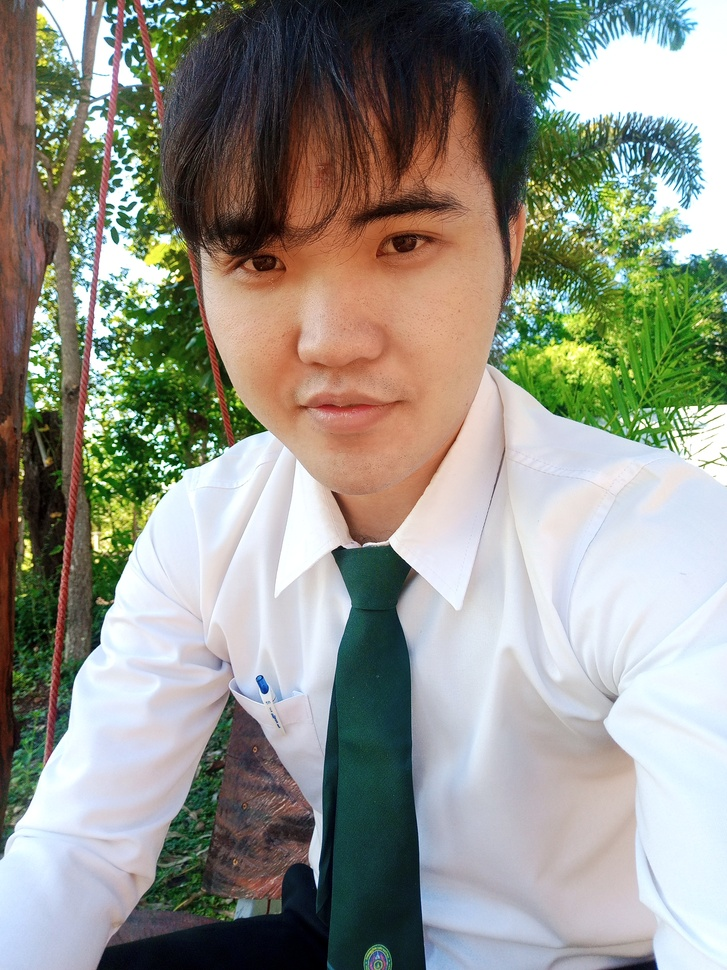
#> input picture FOBI_File/Fobi/koe.jpg, 727 x 970 px, shrunk from 2448 x 3264 before the run, given in place of the camera
$ python SkinDetection.py
#> lines starting #> are read from the running program, lines starting #| are printed output that depends on the picture; after the words box and inside, x2 and y2 are one past the last pixel; in counts of white or black regions, pixels touching at a corner belong together
import cv2
import numpy as np


cap = cv2.VideoCapture(0)
while 1:
    ret,frame = cap.read()
#> frame is the input picture: shape (970, 727, 3); mean B, G, R 136.8, 147.2, 146.1
    hsv = cv2.cvtColor(frame,cv2.COLOR_BGR2HSV)
#> hsv: shape (970, 727, 3); mean H, S, V 71.7, 80.4, 162.8
    lower_blue = np.array([0,42,82])
    upper_blue = np.array([24,255,255])


    mask = cv2.inRange(hsv,lower_blue,upper_blue)
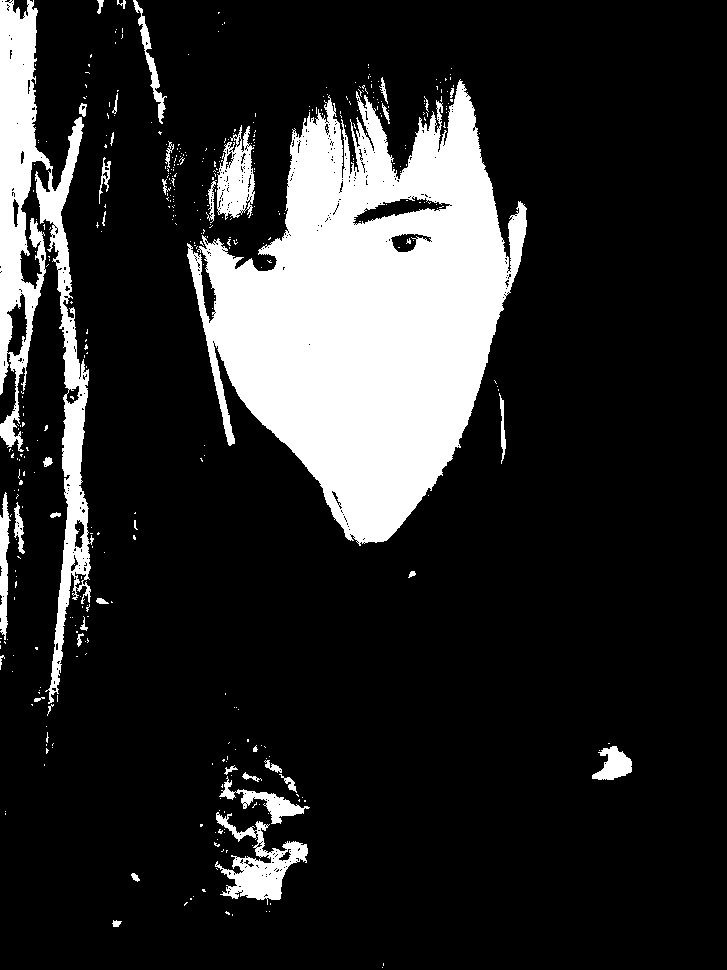
#> mask: shape (970, 727); 17% white; 421 white regions (380 under 20 px)
    contours,_ = cv2.findContours(mask, cv2.RETR_TREE,cv2.CHAIN_APPROX_NONE)
#> contours = 984 contours, 925 with area under 20; largest, box (x1, y1, x2, y2) and area: (187, 79, 527, 546) 87135, (0, 0, 94, 704) 20704, (215, 812, 308, 905) 2998, (217, 125, 255, 220) 2270, (352, 196, 451, 225) 1125
    for c in contours:
            if cv2.contourArea(c) <=500 :
                continue
            x,y,w,h = cv2.boundingRect(c)
            cv2.rectangle(frame, (x, y), (x + w, y + h), (100, 188,255), 1)
#> this loop made 984 passes
#> c on passes 1, 2, 4: [[382, 967]], [[383, 963], [383, 964], [383, 965], [383, 964]], [[232, 914], [232, 915]]
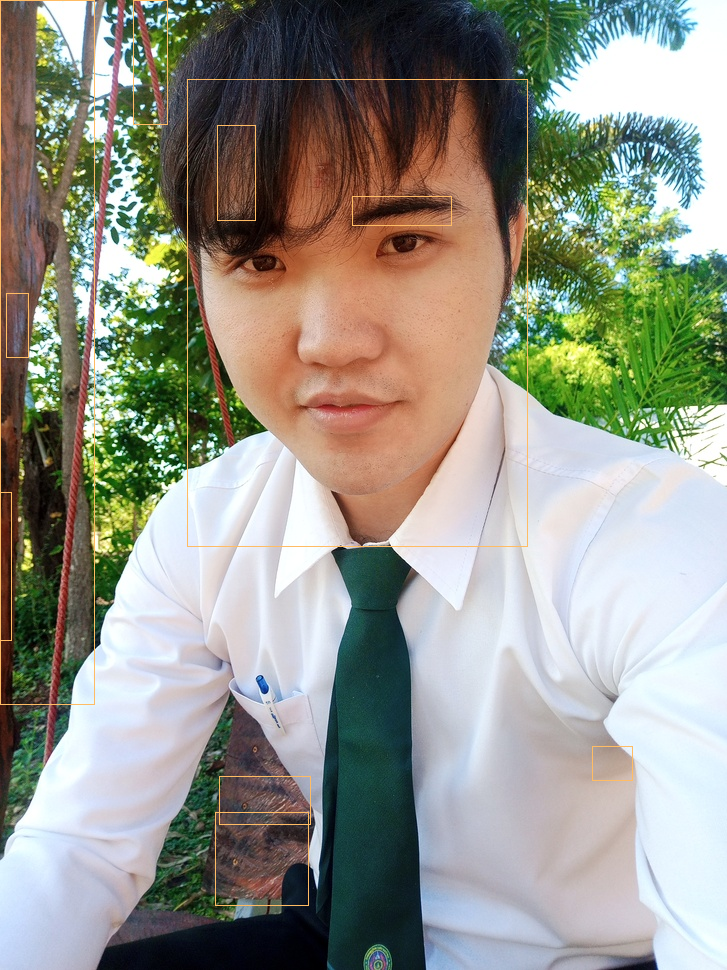
#> frame: shape (970, 727, 3); 0.74% of pixels changed, all inside (x1, y1, x2, y2) = (0, 0, 633, 906)
    cv2.imshow('Frame',frame)
    if cv2.waitKey(1) == 27:
#> (key Esc is pressed here)
        break
